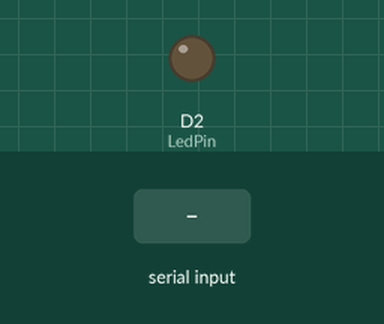
A sketch run on a simulated ESP8266 (NodeMCU). On the bench: output pins drawn as LEDs (lit = HIGH). Inputs (shaded band) come from the test bench.

Above: at 1.2 s.
1.3 s: "1" received over Serial
At 2.2 s:
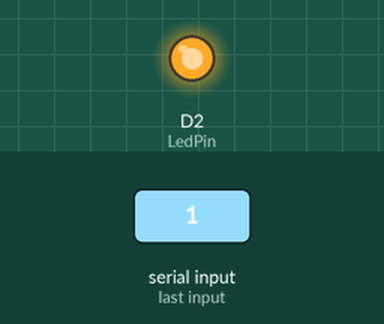
2.8 s: "0" received over Serial
At 3.3 s:
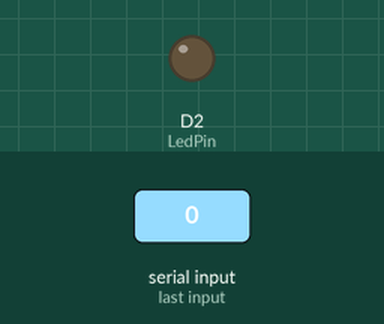
Timing chart, 0 to 5.8 s (numbered marks = the images above; inputs shaded):
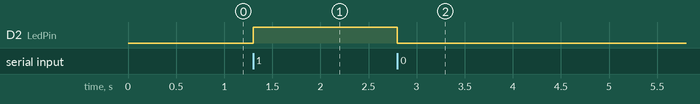

The sketch:

Activity-13_Mood_Detector.ino
```cpp
int LedPin = D2; //Initialize the LED pin


void setup() {
  pinMode(LedPin, OUTPUT); //Set the mode of the LedPin as Output pin

  Serial.begin(9600); //Call serial monitor
}


void loop() {
  if (Serial.available() > 0)
{
    char command = Serial.read(); //Create new variable to store the serial monitor reading
    if (command == '1')
{
      digitalWrite(LedPin, HIGH);  // Turn LED on

    }
else if (command == '0')
{
      digitalWrite(LedPin, LOW);   // Turn LED off
    }
  }
}
```

Measured:
- after the input at 1.3 s, D2 (LedPin): LOW → HIGH at once
- after the input at 2.8 s, D2 (LedPin): HIGH → LOW at once
